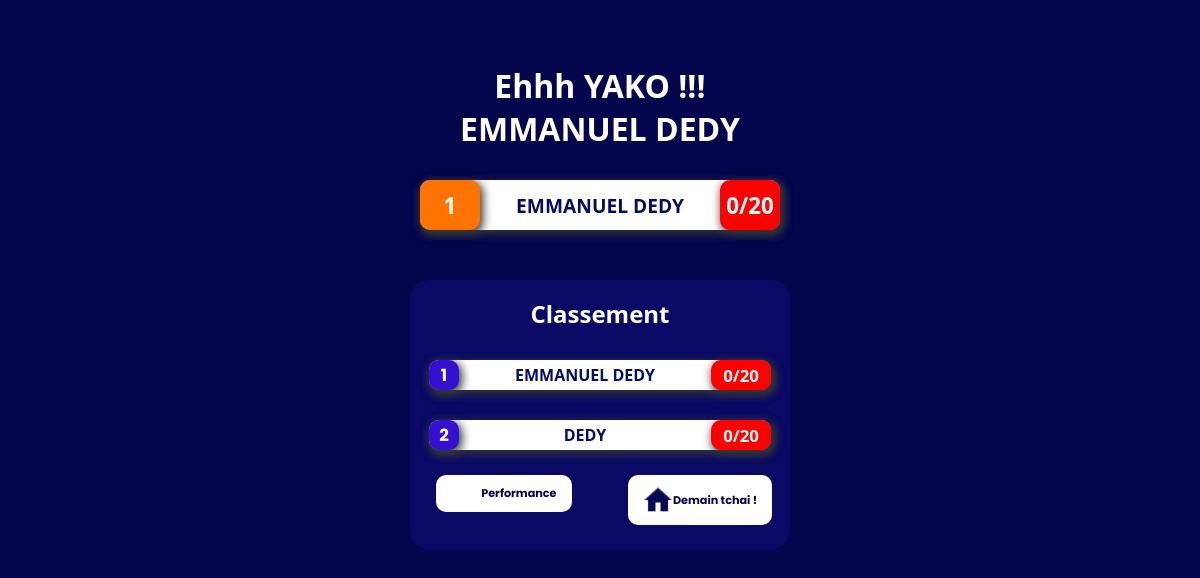
Page /admin (signed in) on the earlier database version.
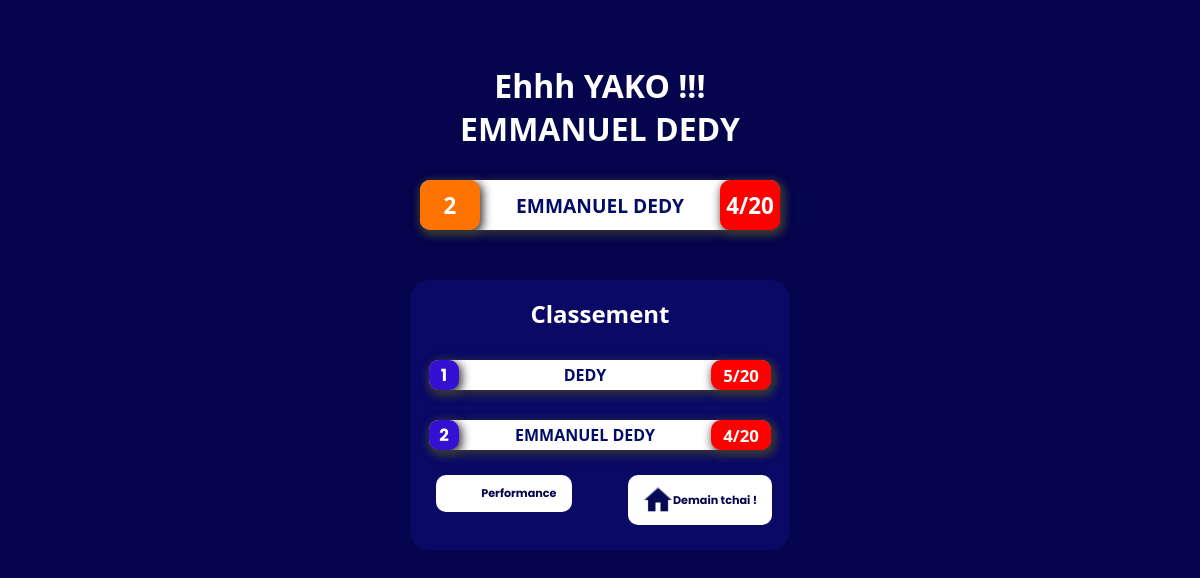
Same page on the later database version.
### app.py (models this page shows, shortened)
class Profiles(db.Model):
    id = db.Column(db.Integer, primary_key = True)
    nom = db.Column(db.String(20), unique = False , nullable = False)
    password = db.Column(db.String(8),nullable = False)

class classement(db.Model):
    id = db.Column(db.Integer, primary_key = True)
    comp = db.Column(db.String(20), unique = False , nullable = False)
    note = db.Column(db.Integer)

### app.py (the view)
@app.route('/admin')
def admin():
    if 'utilisateur_id' in session:
        sessionp = Profiles.query.get(session['utilisateur_id'])
    else:
        return redirect('/pre')
    classep = classement.query.all()
    eudpe = Profiles.query.all()
    datae = compte.query.get(2)
    tab = []
    for i in classep :
        tab.append([i.note,i.comp ])
    q=[]
    tab = sorted(tab)
    w= reversed(tab)
    comp=[]
    for i in tab:
        q.append(i[0])
    maxe = max(q)
    for i in tab:
        if maxe == i[0] :
            aqsz = i
            print(aqsz)
            break
    dss = sessionp.nom
    txs= [datae.comp,dss]
    print(txs)
    lenm= len(tab)-2
    qcs=[]
    for a in tab[::-1]:
        qcs.append(a)
    qsw = qcs.index(txs)+1
    return render_template("admin.html",tab=qcs,comp=comp,maxe=txs,lenm=lenm,qsw=qsw,sessionpp=sessionp.nom)

### templates/admin.html (shortened to what this page needs)
<!DOCTYPE html>
<html lang="en">
<head>
    <link rel="stylesheet" href="/static/CSS/admin.css">
</head>
<body>
    <div class="aqwxc">
            {% if maxe[0]>= 10 %}
        <div class="clase" style="color: white;">
            <a href="/fin" style="text-decoration: none;color: white;"><h1 id="class" style="text-align: center;">Félicitations à toi !!!<span style="text-transform: uppercase;font-family: 'Segoe UI', Tahoma, Geneva, Verdana, sans-serif;">{{maxe[1]}}</span> </h1></a>
        </div>
        {% else %}
        <div class="clase" style="color: white;">
            <a href="/fin" style="text-decoration: none;color: white;"><h1 id="class" style="text-align: center;">Ehhh YAKO !!! <span style="text-transform: uppercase;font-family: 'Segoe UI', Tahoma, Geneva, Verdana, sans-serif;">{{maxe[1]}}</span> </h1></a>
        </div>
        {% endif %}
        {% if maxe %}
        <div class="lopm">
            <div class="lo1">
                <div class="lo105">
                    <h1 id="lo11">{{qsw}}</h1>
                </div>
                <div class="lo12">
                    <h2 style="text-transform: uppercase;font-family: 'Segoe UI', Tahoma, Geneva, Verdana, sans-serif;color: #030d66;;font-weight: bolder;">{{maxe[1]}}</h2>
                </div>
                {% if maxe[0]>= 10 %}
                    <div class="lo10">
                        <h1 id="lo11">{{maxe[0]}}/20</h1>
                    </div>
                {% else %}
                    <div class="lo100">
                        <h1 id="lo11">{{maxe[0]}}/20</h1>
                    </div>
                {% endif %}
            </div>
        </div>
        {% endif %}
        <section>
            <div class="clase5" style="color: white;">
                <a href="/fin" style="text-decoration: none;color: white;"><h1 id="class" style="text-align: center;">Classement </h1></a>
            </div>
            {% for i in tab %}
            <div class="lo">
                <div class="lo1">
                    <div class="lo14">
                        <h1 id="1">{{ loop.index }}</h1>
                    </div>
                    <div class="lo12">
                        <p style="text-transform: uppercase;font-family: 'Segoe UI', Tahoma, Geneva, Verdana, sans-serif;color: #030d66;;font-weight: bolder;">{{ i[1] }}</p>
                    </div>
                    {% if i[0] >= 10 %}
                        <div class="lo10">
                            <h1 id="lo11">{{ i[0] }}/20</h1>
                        </div>
                    {% else %}
                        <div class="lo100">
                            <h1 id="lo11">{{ i[0] }}/20</h1>
                        </div>
                    {% endif %}
                </div>
            </div>
            {% endfor %}
            <div class="deco">
                <div class="de1">
                    <form action="imp" method="post" >
                        <button type="submit" id="dec"> Performance</button>
                    </form>
                </div>
                <div class="de1">
                    <a href="/deconnexion" id="dec"><img style="filter: invert(10%) sepia(55%) saturate(3085%) hue-rotate(229deg) brightness(91%) contrast(119%);" src="{{ url_for('static', filename='IMAGE/hom.png')}}" alt="" width="30px"> Demain tchai !</a>
                </div>
            </div>
        </section>
    </div>
</body>
</html>

### static/CSS/admin.css (style rules this page uses)
* { box-sizing: border-box; margin: 0; padding: 0; font-family: 'Poppins', sans-serif; }
body { background-color: rgb(5, 5, 78); width: 100%; }
.aqwxc { width: 100%; max-width: 400px; margin: 0 auto; margin-top: 50px; background-color: rgb(5, 5, 78); }
.lo12 h2 { font-size: 1.2rem; color: rgb(5, 5, 78); font-family: system-ui, -apple-system, BlinkMacSystemFont, 'Segoe UI', Roboto, Oxygen, Ubuntu, Cantarell, 'Open Sans', 'Helvetica Neue', sans-serif; }
.clase { width: 100%; height: 100px; color: white; display: flex; align-items: end; justify-content: center; }
#class { font-family: system-ui, -apple-system, BlinkMacSystemFont, 'Segoe UI', Roboto, Oxygen, Ubuntu, Cantarell, 'Open Sans', 'Helvetica Neue', sans-serif; }
.lopm { display: flex; align-items: center; justify-content: center; flex-direction: column; width: 100%; gap: 20px; padding-top: 30px; padding-bottom: 30px; color: black; }
.lopm .lo1 { display: flex; align-items: center; justify-content: space-between; gap: 10px; width: 90%; height: 50px; background-color: white; border-radius: 10px; animation: wine 2s infinite; }
.lo { display: flex; align-items: center; justify-content: center; flex-direction: column; width: 100%; gap: 20px; padding-top: 30px; color: black; }
.lo1 { display: flex; align-items: center; justify-content: space-between; gap: 10px; width: 90%; height: 30px; background-color: white; border-radius: 10px; box-shadow: 2px 3px 10px 1px rgb(54, 54, 54); }
#lo11 { font-family: system-ui, -apple-system, BlinkMacSystemFont, 'Segoe UI', Roboto, Oxygen, Ubuntu, Cantarell, 'Open Sans', 'Helvetica Neue', sans-serif; }
.lo14 { display: flex; align-items: center; justify-content: center; font-size: 0.7rem; color: white; width: 30px; height: 30px; background-color: rgb(52, 16, 211); border-radius: 10px; box-shadow: 2px 3px 10px 1px rgb(54, 54, 54); }
.lo100 { display: flex; align-items: center; justify-content: center; font-size: 0.7rem; color: white; width: 60px; height: 100%; background-color: rgb(255, 0, 0); border-radius: 10px; box-shadow: 2px 3px 10px 1px rgb(54, 54, 54); }
.lo105 { display: flex; align-items: center; justify-content: center; font-size: 0.7rem; color: white; width: 60px; height: 100%; background-color: rgb(255, 115, 0); border-radius: 10px; box-shadow: 2px 3px 10px 1px rgb(54, 54, 54); }
.deco { display: flex; align-items: center; justify-content: center; width: 100%; height: 100px; gap: 10px; }
.de1 { display: flex; align-items: center; justify-content: center; width: 50%; height: 100px; }
.de1 form { display: flex; align-items: start; justify-content: end; width: 70%; height: 50px; }
#dec { display: flex; align-items: center; justify-content: center; border-radius: 10px; padding: 10px 15px; font-size: 0.7rem; color: rgb(5, 5, 78); padding-top: 10px; margin-bottom: 50px; background-color: rgb(255, 255, 255); text-decoration: none; font-weight: bolder; margin: 0 auto; text-align: center; border: none; }
section { width: 95%; background-color: rgba(15, 15, 121, 0.575); border-radius: 20px; margin: 0 auto; margin-bottom: 10px; }
.clase5 { width: 100%; height: 50px; margin-top: 20px; color: white; display: flex; align-items: end; justify-content: center; }

Differences in the rows shown:
changed classement "DEDY": note "0" → "5"; moves up the list
changed classement "EMMANUEL DEDY": note "0" → "4"
Other differences:
{{ qsw }}: "1" → "2"
{{ maxe[0] }}: "0" → "4"
